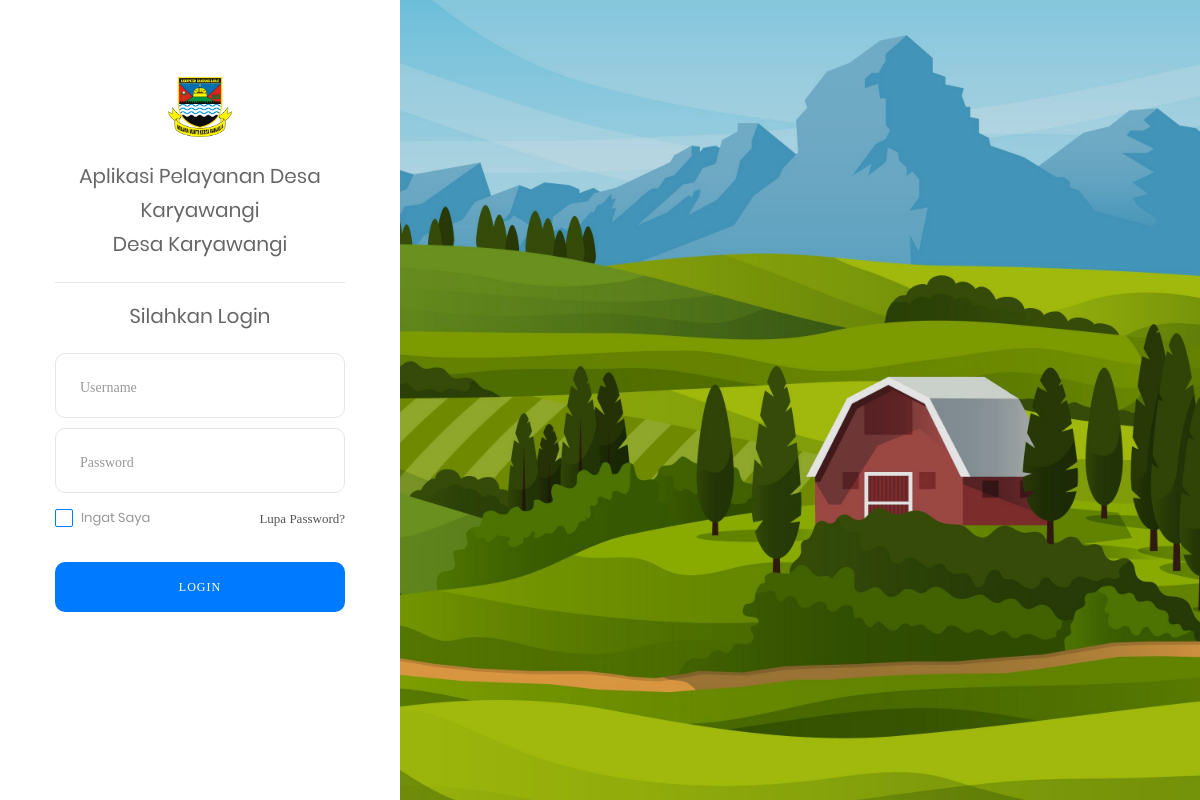
The app's page /indexx.php with its own data.
### tables this page shows
CREATE TABLE `conf_sistem` (
  `id` int(5) NOT NULL,
  `desc` varchar(20) DEFAULT NULL,
  `content` text DEFAULT NULL,
  `jenis` int(1) DEFAULT NULL COMMENT '1 profile, 2 sistem',
  `gambar` int(1) DEFAULT NULL COMMENT '1 = YA'
);

### page/Model/Setting.php (called while the page is built, shortened)
<?php
function judul(){
	global $k;
	$qry = mysqli_fetch_array(mysqli_query($k,"SELECT content FROM conf_sistem WHERE id=1"));
	return $qry['content'];
}
function logo(){
	global $k;
	$qry = mysqli_fetch_array(mysqli_query($k,"SELECT content FROM conf_sistem WHERE id=5"));
	return $qry['content'];
}
function desa(){
	global $k;
	$qry = mysqli_fetch_array(mysqli_query($k,"SELECT content FROM conf_sistem WHERE id=7"));
	return $qry['content'];
}
function gambar_login(){
	global $k;
	$qry = mysqli_fetch_array(mysqli_query($k,"SELECT content FROM conf_sistem WHERE id=15"));
	return $qry['content'];
}
?>

### indexx.php (the view, shortened to what this page needs)
<?php
include 'config/konek.php';
include 'page/Model/Setting.php';
?>
<!DOCTYPE html>
<html lang="en">
<head>
	<link rel="stylesheet" type="text/css" href="assets/login/vendor/bootstrap/css/bootstrap.min.css">
	<link rel="stylesheet" type="text/css" href="assets/login/fonts/font-awesome-4.7.0/css/font-awesome.min.css">
	<link rel="stylesheet" type="text/css" href="assets/login/vendor/animate/animate.css">
	<link rel="stylesheet" type="text/css" href="assets/login/vendor/animsition/css/animsition.min.css">
	<link rel="stylesheet" type="text/css" href="assets/login/css/util.css">
	<link rel="stylesheet" type="text/css" href="assets/login/css/main.css">
</head>
<body style="background-color: #666666;">
	<div class="limiter">
		<div class="container-login100">
			<div class="wrap-login100">
				<form class="login100-form validate-form" method="POST"  action="" style="width: 400px !important; background-color: #fff !important;">
				 <span class="login100-form-title  ">
					<img src="assets/image/<?php echo logo(); ?>"  style="width: 90px;">
				</span>
					<span class="login100-form-title p-b-5 p-t-20">
					 	<p class="fs-20"><?php echo judul(); ?></p>
					 	<p class="fs-20"><?php echo desa(); ?></p>
					</span>
					<hr/>
					<span class="login100-form-title p-b-20">
					 	<p class="fs-20">Silahkan Login</p>
					</span>
					<div class="wrap-input100 validate-input" data-validate = "Username wajib diisi.">
						<input class="input100" name="username"  autocomplete="off" type="text" name="text">
						<span class="label-input100">Username</span>
					</div>
					<div class="wrap-input100 validate-input" data-validate="Password wajib diisi.">
						<input class="input100" autocomplete="off"  type="password" name="password">
						<span class="label-input100">Password</span>
					</div>
					<div class="flex-sb-m w-full p-t-3 p-b-32">
						<div class="contact100-form-checkbox">
							<label class="label-checkbox100" for="ckb1">
								Ingat Saya
							</label>
						</div>
						<div>
							<a href="#" class="txt1">
								Lupa Password?
							</a>
						</div>
					</div>
					<div class="container-login100-form-btn">
						<button class="login100-form-btn">
							Login
						</button>
					</div>
				</form>
				<div class="login100-more" style="background-image: url('assets/image/<?php echo gambar_login(); ?>');">
				</div>
			</div>
		</div>
	</div>
</body>
</html>

### assets/login/css/main.css (style rules this page uses)
* { margin: 0px; padding: 0px; box-sizing: border-box; }
body, html { height: 100%; font-family: Poppins-Regular, sans-serif; }
a { font-family: Poppins-Regular; font-size: 14px; line-height: 1.7; color: #666666; margin: 0px; transition: all 0.4s; -webkit-transition: all 0.4s; -o-transition: all 0.4s; -moz-transition: all 0.4s; }
p { font-family: Poppins-Regular; font-size: 14px; line-height: 1.7; color: #666666; margin: 0px; }
input { outline: none; border: none; }
label { display: block; margin: 0; }
button { outline: none !important; border: none; background: transparent; }
.txt1 { font-family: Montserrat-Regular; font-size: 13px; line-height: 1.4; color: #555555; }
.limiter { width: 100%; margin: 0 auto; }
.container-login100 { width: 100%; min-height: 100vh; display: -webkit-box; display: -webkit-flex; display: -moz-box; display: -ms-flexbox; display: flex; flex-wrap: wrap; justify-content: center; align-items: center; background: #f2f2f2; }
.wrap-login100 { width: 100%; background: #fff; overflow: hidden; display: -webkit-box; display: -webkit-flex; display: -moz-box; display: -ms-flexbox; display: flex; flex-wrap: wrap; align-items: stretch; }
.login100-more { width: calc(100% - 400px); background-repeat: no-repeat; background-size: cover; background-position: center; position: relative; z-index: 1; }
.login100-more::before { content: ""; display: block; position: absolute; z-index: -1; width: 100%; height: 100%; top: 0; left: 0; background: rgba(0,0,0,0.1); }
.login100-form { width: 560px; min-height: 100vh; display: block; background-color: #f7f7f7; padding: 75px 55px 55px 55px; }
.login100-form-title { width: 100%; display: block; font-family: Poppins-Regular; font-size: 30px; color: #333333; line-height: 1.2; text-align: center; }
.wrap-input100 { display: -webkit-box; display: -webkit-flex; display: -moz-box; display: -ms-flexbox; display: flex; flex-wrap: wrap; align-items: flex-end; width: 100%; height: 65px; position: relative; border: 1px solid #e6e6e6; border-radius: 10px; margin-bottom: 10px; }
.label-input100 { font-family: Montserrat-Regular; font-size: 14px; color: #999999; line-height: 0.5; display: block; position: absolute; pointer-events: none; width: 100%; padding-left: 24px; left: 0; top: 30px; -webkit-transition: all 0.4s; -o-transition: all 0.4s; -moz-transition: all 0.4s; transition: all 0.4s; }
.input100 { display: block; width: 100%; background: transparent; font-family: Montserrat-Regular; font-size: 18px; color: #555555; line-height: 1.2; padding: 0 26px; }
input.input100 { height: 100%; -webkit-transition: all 0.4s; -o-transition: all 0.4s; -moz-transition: all 0.4s; transition: all 0.4s; }
.label-checkbox100 { font-family: Poppins-Regular; font-size: 13px; color: #999999; line-height: 1.4; display: block; position: relative; padding-left: 26px; cursor: pointer; }
.label-checkbox100::before { content: "\f00c"; font-family: FontAwesome; font-size: 13px; color: transparent; display: -webkit-box; display: -webkit-flex; display: -moz-box; display: -ms-flexbox; display: flex; justify-content: center; align-items: center; position: absolute; width: 18px; height: 18px; border-radius: 2px; background: #fff; border: 1px solid #007bff; left: 0; top: 50%; -webkit-transform: translateY(-50%); -moz-transform: translateY(-50%); -ms-transform: translateY(-50%); -o-transform: translateY(-50%); transform: translateY(-50%); }
.container-login100-form-btn { width: 100%; display: -webkit-box; display: -webkit-flex; display: -moz-box; display: -ms-flexbox; display: flex; flex-wrap: wrap; justify-content: center; }
.login100-form-btn { display: -webkit-box; display: -webkit-flex; display: -moz-box; display: -ms-flexbox; display: flex; justify-content: center; align-items: center; padding: 0 20px; width: 100%; height: 50px; border-radius: 10px; background: #007bff; font-family: Montserrat-Bold; font-size: 12px; color: #fff; line-height: 1.2; text-transform: uppercase; letter-spacing: 1px; -webkit-transition: all 0.4s; -o-transition: all 0.4s; -moz-transition: all 0.4s; transition: all 0.4s; }
.validate-input { position: relative; }

### records on screen
conf_sistem: content (picture)
conf_sistem: content "Aplikasi Pelayanan Desa Karyawangi"
conf_sistem: content "Desa Karyawangi"
conf_sistem: content (picture)
